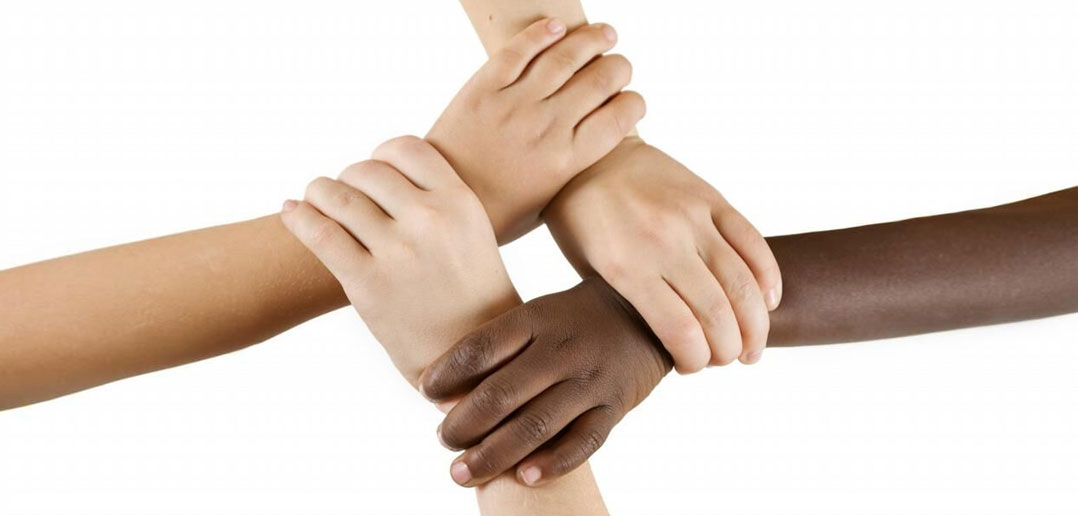
#> input picture testImages/f2.jpg, 1078 x 516 px
$ python -i jeanCV.py   (imports and definitions only)
#> lines starting #> are read from the running program, lines starting #| are printed output that depends on the picture; after the words box and inside, x2 and y2 are one past the last pixel; in counts of white or black regions, pixels touching at a corner belong together
''''| Author: Jean Vitor de Paulo
	| Date: 29/09/2018
	|
'''


import cv2
import numpy as np

class skinDetector(object):

	#class constructor
	def __init__(self, imageName):
#> called with imageName = '../testImages/f2.jpg'
		self.image = cv2.imread(imageName)
#> self.image is the input picture: shape (516, 1078, 3); mean B, G, R 198.8, 208.8, 223.1
		if self.image is None:
			print("IMAGE NOT FOUND")
			exit(1)
		#self.image = cv2.resize(self.image,(600,600),cv2.INTER_AREA)
		self.HSV_image = cv2.cvtColor(self.image, cv2.COLOR_BGR2HSV)
#> self.HSV_image: shape (516, 1078, 3); mean H, S, V 6.8, 38.8, 223.2
		self.YCbCr_image = cv2.cvtColor(self.image, cv2.COLOR_BGR2YCR_CB)
#> self.YCbCr_image: shape (516, 1078, 3); mean of channels 0, 1, 2 211.9, 136, 120.6
		self.binary_mask_image = self.HSV_image
#================================================================================================================================
	#function to process the image and segment the skin using the HSV and YCbCr colorspaces, followed by the Watershed algorithm
	def find_skin(self):
		self.__color_segmentation()
		self.__region_based_segmentation()

#================================================================================================================================
	#Apply a threshold to an HSV and YCbCr images, the used values were based on current research papers along with some
	# empirical tests and visual evaluation
	def __color_segmentation(self):
		lower_HSV_values = np.array([0, 40, 0], dtype = "uint8")
		upper_HSV_values = np.array([25, 255, 255], dtype = "uint8")

		lower_YCbCr_values = np.array((0, 138, 67), dtype = "uint8")
		upper_YCbCr_values = np.array((255, 173, 133), dtype = "uint8")

		#A binary mask is returned. White pixels (255) represent pixels that fall into the upper/lower.
		mask_YCbCr = cv2.inRange(self.YCbCr_image, lower_YCbCr_values, upper_YCbCr_values)
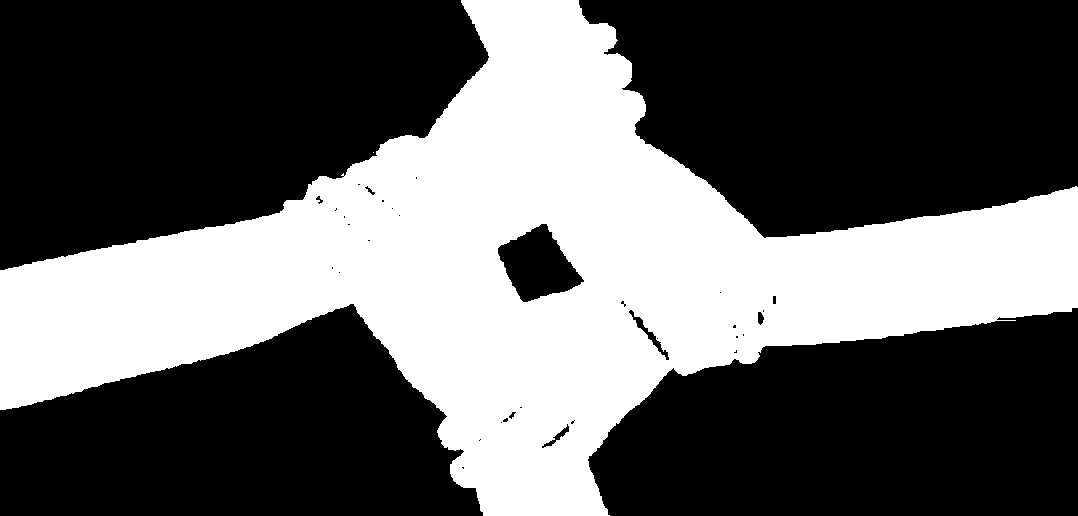
#> mask_YCbCr: shape (516, 1078); 38.2% white; 2 white regions (1 under 20 px), largest, box (x1, y1, x2, y2) and area: (0, 0, 1078, 516) 212744
		mask_HSV = cv2.inRange(self.HSV_image, lower_HSV_values, upper_HSV_values)
#> mask_HSV: shape (516, 1078); 38.1% white; 2 white regions (1 under 20 px), largest, box (x1, y1, x2, y2) and area: (0, 0, 1078, 516) 212186

		self.binary_mask_image = cv2.add(mask_HSV,mask_YCbCr)
#> self.binary_mask_image: shape (516, 1078); 38.5% white; 2 white regions (1 under 20 px), largest, box (x1, y1, x2, y2) and area: (0, 0, 1078, 516) 214187

#================================================================================================================================
	#Function that applies Watershed and morphological operations on the thresholded image
	def __region_based_segmentation(self):
		#morphological operations
		image_foreground = cv2.erode(self.binary_mask_image,None,iterations = 3)     	#remove noise
#> image_foreground: shape (516, 1078); 36.3% white; 1 white region, box (x1, y1, x2, y2) and area: (0, 0, 1078, 516) 201726
		dilated_binary_image = cv2.dilate(self.binary_mask_image,None,iterations = 3)   #The background region is reduced a little because of the dilate operation
#> dilated_binary_image: shape (516, 1078); 40.4% white; 1 white region, box (x1, y1, x2, y2) and area: (0, 0, 1078, 516) 224984
		ret,image_background = cv2.threshold(dilated_binary_image,1,128,cv2.THRESH_BINARY)  #set all background regions to 128

		image_marker = cv2.add(image_foreground,image_background)   #add both foreground and backgroud, forming markers. The markers are "seeds" of the future image regions.
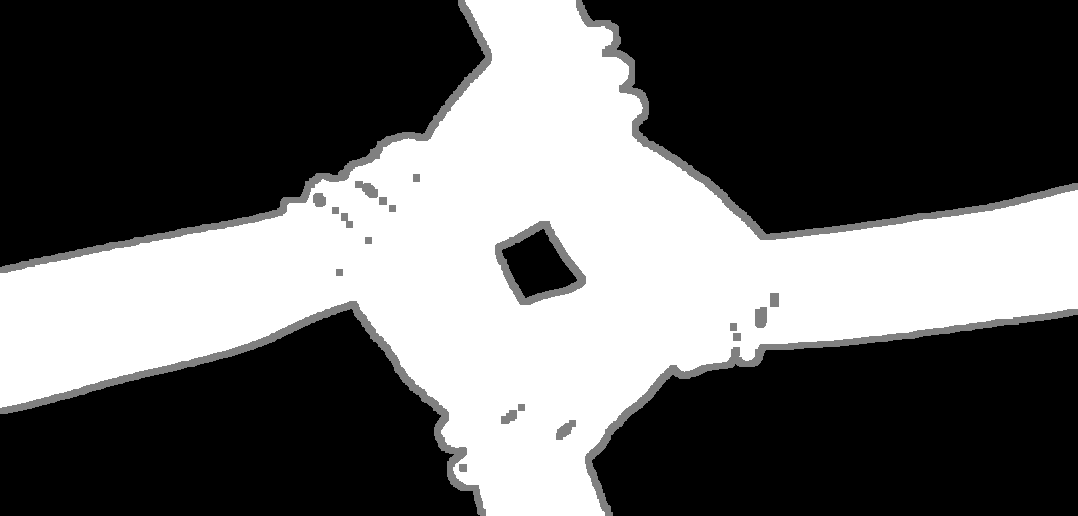
#> image_marker: shape (516, 1078); min 0, max 255, mean 97.8
		image_marker32 = np.int32(image_marker) #convert to 32SC1 format
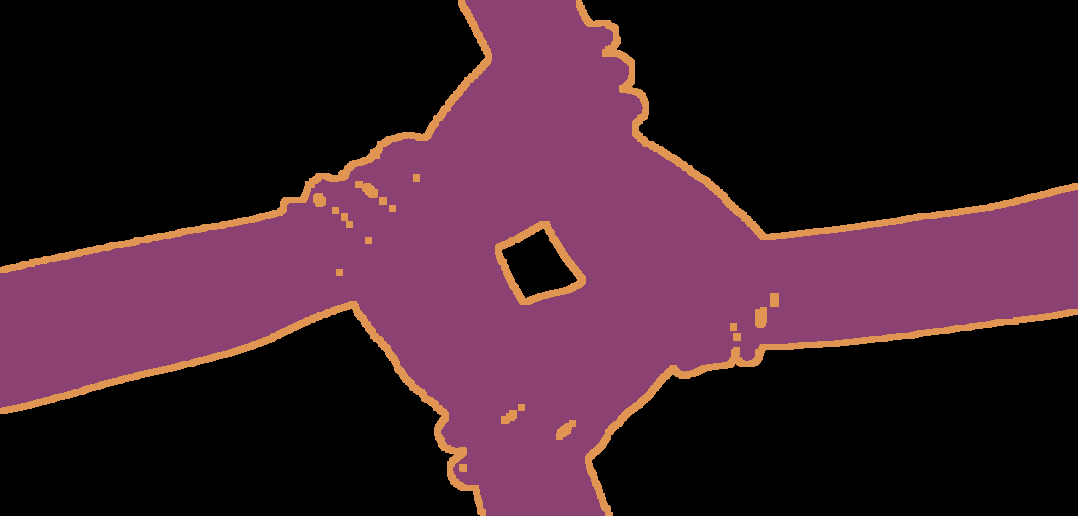
#> image_marker32: shape (516, 1078) int32; 3 distinct labels, from 0 to 255; one colour per label, 0 black

		cv2.watershed(self.image,image_marker32)
		m = cv2.convertScaleAbs(image_marker32) #convert back to uint8
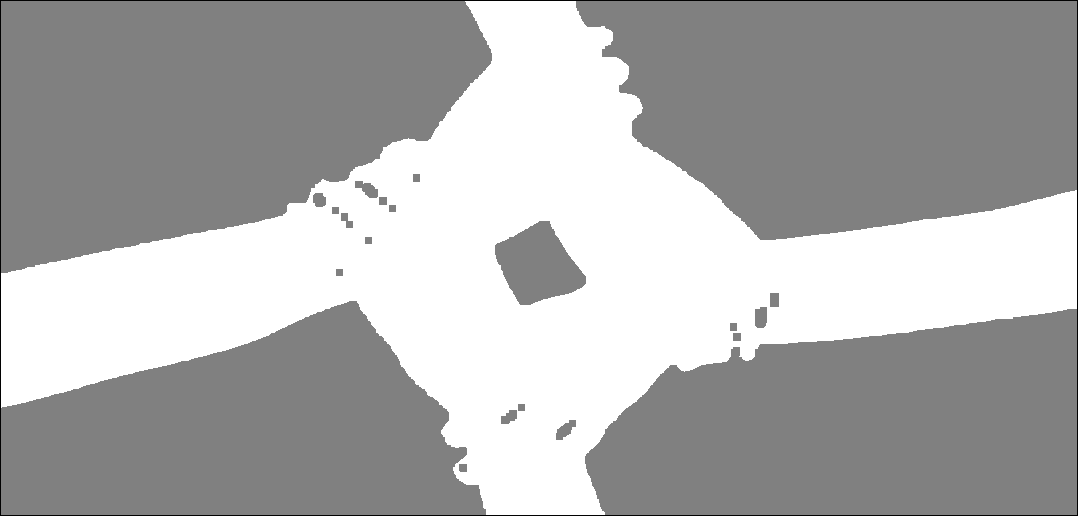
#> m: shape (516, 1078); min 1, max 255, mean 173.2
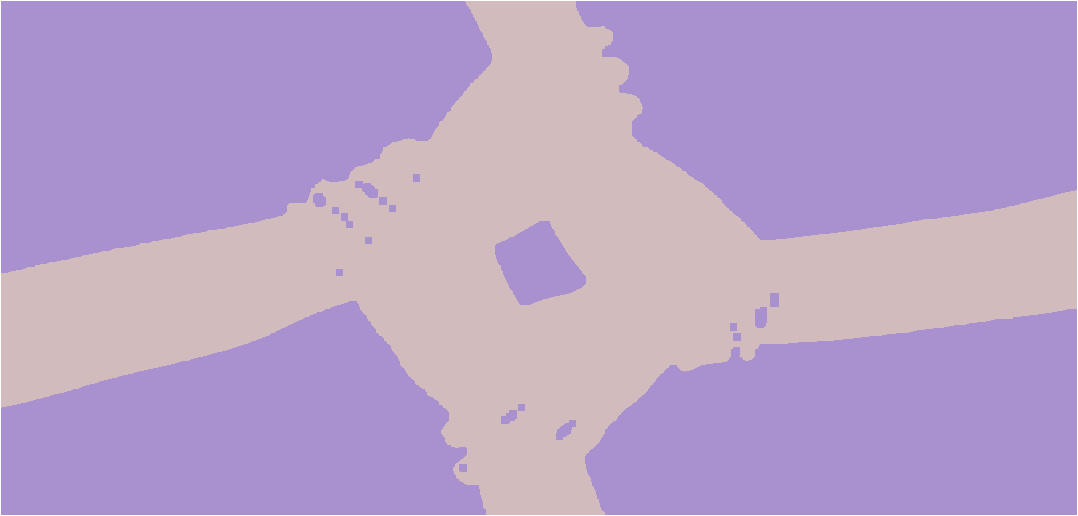
#> image_marker32: shape (516, 1078) int32; 3 distinct labels, from -1 to 255; one colour per label, 0 black, -1 white

		#bitwise of the mask with the input image
		ret,image_mask = cv2.threshold(m,0,255,cv2.THRESH_BINARY+cv2.THRESH_OTSU)
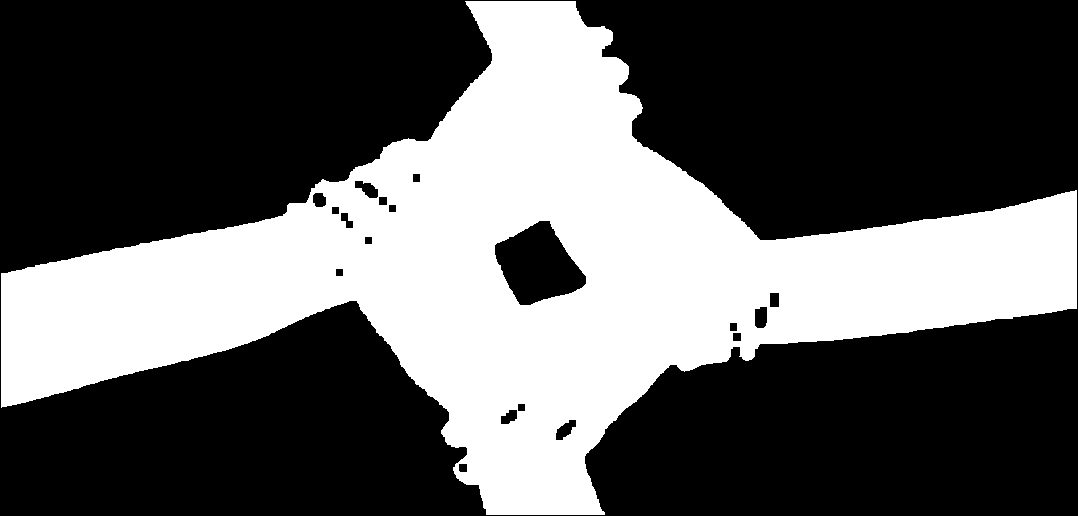
#> image_mask: shape (516, 1078); 36.2% white; 1 white region, box (x1, y1, x2, y2) and area: (1, 1, 1077, 515) 201242
#> ret = 128
		output = cv2.bitwise_and(self.image,self.image,mask = image_mask)
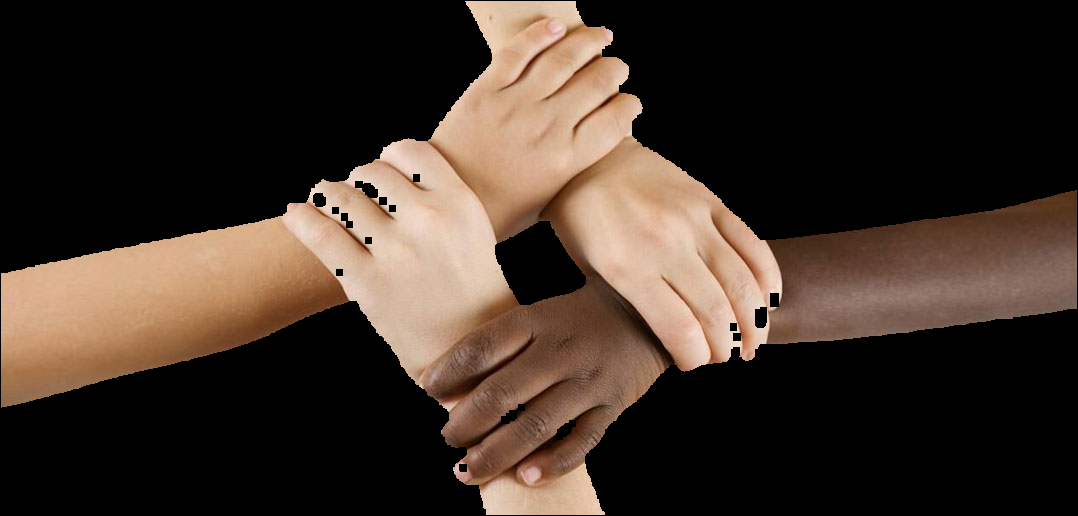
#> output: shape (516, 1078, 3); mean B, G, R 40, 49.3, 63

		#show the images
		self.show_image(self.image)
		self.show_image(image_mask)
		self.show_image(output)

#================================================================================================================================
	def show_image(self, image):
		cv2.imshow("Image",image)
		cv2.waitKey(0)
		cv2.destroyWindow("Image")
#================================================================================================================================

>>> result = skinDetector('../testImages/f2.jpg').find_skin()
